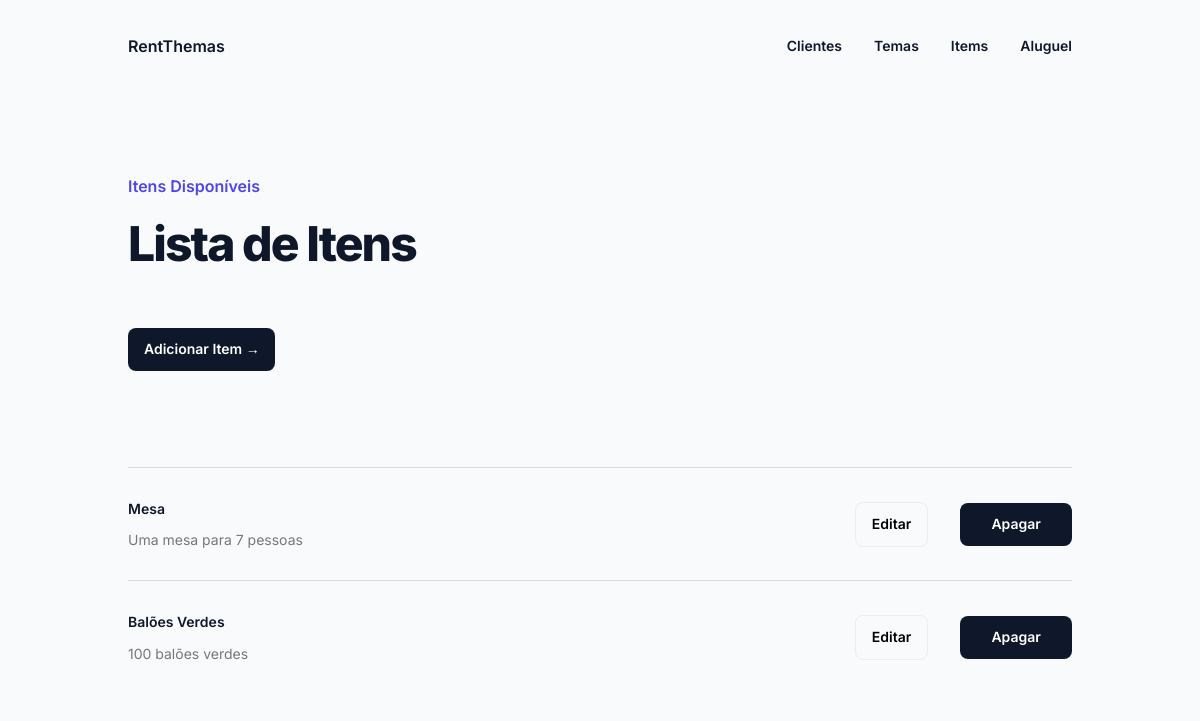
Screenshot of /listItem/ with the database file from the repository.
### rent/models.py (models this page shows, shortened)
class Item(models.Model):
    name = models.CharField(max_length=30, blank=False)
    description = models.CharField(max_length=200)

### rent/views.py (the view)
# urls.py: path('listItem/', ItemViews.listItem),
    def listItem(request):
        item_list = ItemDAO().listaItem()
        context = {'item_list': item_list}
        return render(request, 'item/listItem.html', context)

### rent/dao.py (called while the page is built)
    def listaItem(self):
        return Item.objects.all()

### rent/templates/item/listItem.html
{% extends "index.html" %}
{% load l10n %}
{% block content %}
<small>Itens Disponíveis</small>
<h3>Lista de Itens</h3>
<a class="button-3" href="/formItem" style="width: max-content;">Adicionar Item →</a>
<div class="cards-rent">
    {% if item_list %}
    {% for item in item_list%}
    <div class="card-rent">
        <div class="card-rent-left">
            <div class="card-rent-user">
                <p class="card-rent-user-name">{{item.name}}</p>
            </div>
            <p class="card-rent-status">{{item.description}}</span>
            </p>
        </div>
        <div class="card-rent-right">
            <a href="/detailItem/{{item.id}}"> <button class="button-2">Editar</button></a>
            <a href="/deleteItem/{{item.id}}"> <button class="button-3" style="margin: 0;">Apagar</button></a>
        </div>
    </div>
    {% endfor %}
    {% else %}
    <p>Nenhum item cadastrado!!</p>
    {%endif%}
</div>
{% endblock %}

### rent/static/css/mystyles.css (style rules this page uses)
body { margin: 0; padding: 0; display: flex; flex-direction: column; font-family: 'Inter', sans-serif; color: #0f172a; background: #F8FAFC; }
a { text-decoration: none; color: inherit; }
h3 { font-size: 3rem; font-weight: 800; letter-spacing: -.04em; line-height: 56px; margin: 0; margin-top: 1rem; }
small { font-size: 16px; font-weight: 600; line-height: 28px; color: #4F46E5; }
.button-2 { display: flex; padding: 11px 15.77px 12px 16px; justify-content: center; align-items: flex-start; border-radius: 8px; background: none; font-size: 14px; font-style: normal; font-weight: 600; line-height: 20px; font-family: 'Inter', sans-serif; border: solid 1px rgb(237 237 237); cursor: pointer; }
.button-3 { display: flex; padding: 11px 15.77px 12px 16px; justify-content: center; align-items: flex-start; border-radius: 8px; background: #0F172A; color: white; font-size: 14px; font-style: normal; font-weight: 600; line-height: 20px; font-family: 'Inter', sans-serif; border: none; width: 8em; cursor: pointer; margin-top: 4em; }
.cards-rent { display: flex; flex-direction: column; margin-top: 6em; }
.card-rent { padding: 2em 0em; border-top: solid 1px #d8d8d8; display: flex; flex-direction: row; justify-content: space-between; }
.card-rent-left { gap: 0.9em; display: flex; flex-direction: column; }
.card-rent-right { display: flex; align-items: center; gap: 2em; }
.card-rent-user { display: flex; flex-direction: row; gap: 1em; align-items: center; }
.card-rent-user-name { font-size: 0.875rem; font-weight: 600; margin: 0; }
.card-rent-status { font-size: 0.875rem; margin: 0; color: #777777; }

### rows the page displays
Item: name "Mesa", description "Uma mesa para 7 pessoas"
Item: name "Balões Verdes", description "100 balões verdes"
